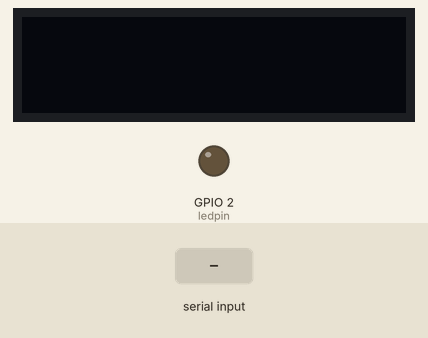
This program was run on a simulated ESP32. Shown: 128×32 one-colour display, output pins drawn as LEDs (lit = HIGH). Dashed ring = blinking. Inputs (shaded band) come from the test bench. WiFi joins after 1.5 s; servers stay silent unless stated; the Firebase database answers and starts empty; what the program prints to the serial monitor is not drawn.

Above: at 0.1 s.
At 4.4 s:
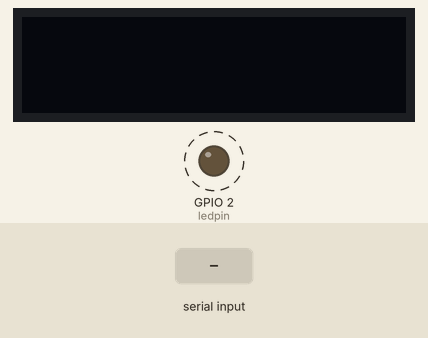
4.8 s: "90,45\n" received over the second serial link
Timing chart, 0 to 12.5 s (numbered marks = the images above; inputs shaded):
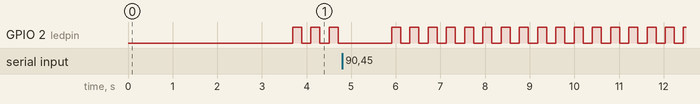

The program:

main.cpp
```cpp
#include <WiFi.h>//ESP אשר בעזרתה ניתן לתקשר עם ה  WIFIספריית ה
#include <FirebaseESP32.h>//Firebase ל FirebaseESP32 הספרייה המשלבת בין
#include <Wire.h>//I2C המאפשרת תקשורת של  Wire ספריית ה
#include <Adafruit_GFX.h>//אשר מספקת פונקציות גרפיות לתצוגות Adafruit Graphics ספריית ה
#include <Adafruit_SSD1306.h>//OLED בתצוגת  SSD1306 המשמשת לשליטת  Adafruit SSD1306 ספריית ה
// Provide the token generation process info.
#include <addons/TokenHelper.h>//פונקציות עזר נוספות לניהול אסימוני אימות
// Provide the RTDB payload printing info and other helper functions.
#include <addons/RTDBHelper.h>//Firebase פונקציות עזר נוספות המשמשות אינטרקציה עם מסד הנתונים במן אמת של

#define SCREEN_WIDTH 128 // הגדרת רוחב התצוגה כ128 פיקסלים
#define SCREEN_HEIGHT 32 // הגדרת גובה התצוגה כ 32 פיקסלים

// create an OLED display object connected to I2C
Adafruit_SSD1306 oled(SCREEN_WIDTH, SCREEN_HEIGHT, &Wire, -1);//הגדרת אוביקט חדש המאפשר לבצע פעולות על המסך

FirebaseAuth auth;//Auth בשם FirebaseAuth ספריית קלט של
FirebaseConfig config;//config בשם FirebaseConfig ספריית קלט של

// Assign the project host and api key
const char* FIREBASE_HOST = "koren-esp32-default-rtdb.europe-west1.firebasedatabase.app";//הגדרת כתובת המארח
const char* API_KEY = "AIzaSyCufBc900fpie6WrI2BtNXUlPCxetqM0v8";;//Firebase של ה  APIהגדרת מפתח ה
const char* WIFI_SSID ="Kinneret College";//הגדרת שם הרשת האלחוטית
const char* WIFI_PASSWORD = "";// הגדרת הסיסמא לרשת האחלוטית

#define ledpin 2//המחובר להדק 2 של המיקרוקונטרולר LED קבוע בשם
#define RXD2 16//המחובר להדק הקלט הפיזי של המיקרוקונטרולר RX קבוע בשם
#define TXD2 17//המחובר להדק הפלט הפיזי של המיקרוקונטרולר TX קבוע בשם

//Define Firebase Data objects
FirebaseData fbdo;//FirebaseData המשמש לביצוע פעולות קריאה וכתיבה בבסיס הנתונים של fbdo הגדרת משתנה בשם
int FromFB, FromAlt;// Firebase הגדרת 2 משתנים המשמשים כאחסון לערכים הנקראים מבסיס הנתונים של
bool a = false;//false הגדרת משתנה בוליאני אשר מוגדר כ
/* ------------- functions declaration ---------------------*/

void blink1();//אשר מבצעת פעולות הבהוב של הלד blink1 הגדרת פונקציה בשם
void ItoBin(int a, char* arr);//אשר מקבלת מספר שלם ומערך של תווים ItoBin הגדרת פונקצייה בשם
int binToDec(String a);//לבינארי a אשר ממירה את המשתנה  binToDec הגדרת פונקציה בשם


void setup() {
  pinMode(ledpin, OUTPUT);//הגדרת התקן זה כפלט
  Serial.begin(115200);//התחלת קריאה וכתיבת מידע ראשית מול המחשב בקצב של 115200 ביט לשנייה
  Serial2.begin(9600, SERIAL_8N1, RXD2, TXD2);//התחלת קריאה וכתיבה בקצב של 9600 ביט לשנייה, מציינים את התקני פלט וקלט
  // initialize OLED display with I2C address 0x3C
  if (!oled.begin(SSD1306_SWITCHCAPVCC, 0x3C)) {//אם הפעלת המסך נכשלת, התכנית תדפיס הודעת שגיאה
    Serial.println(F("failed to start SSD1306 OLED"));//ההודעת שגיאה
    while (1);//הגדרת לולאה אינסופית
  }

  delay(2000);         // wait two seconds for initializing//הגדרת השהייה של ההרצה של 2 שניות


  while (Serial2.available()) {//כל עוד יש נתנוים זמינים הלולאה תמשיך
    FromAlt = Serial2.read();//FromAlt הנתונים נשמרים במשתנה


    delay(2);//הגדרת השהייה של ההרצה ל2  מילי שניות
  }

  WiFi.begin(WIFI_SSID, WIFI_PASSWORD);//פקודה אשר מתחברת לאינטרנט
  Serial.print("Connecting to Wi-Fi");//הדפס הודעה שמחובר לאינטרנט
  while (WiFi.status() != WL_CONNECTED) {//לולאה הממתינה עד שניהיה התחברות לאינטרנט
    Serial.print(".");//הדפסת נקודה בכל תהליך של ההתחברות
    delay(300);//השהייה של 0.3 שניות ין כל נקודה המודפסת
  }
  Serial.println();//הדפסת שורה ריקה
  Serial.print("Connected with IP: ");//Connected with IP: הדפסת המחרוזת
  Serial.println(WiFi.localIP());//הדפסת כתובת אינטרנט
  Serial.println();//הדפסת שורה ריקה

  // Assign the project host and api key
  config.host = FIREBASE_HOST;//FIREBASE_HOST כמשתנה קבוע הנקרא  Firebase של השרת URL קובע את כתובת ה
  config.api_key = API_KEY;//API_KEY כמשתנה קבוע הנקרא  Firebase של ה  API קובע את המפתח
  config.token_status_callback = tokenStatusCallback;//tokenStatusCallback הגדרת פונקציית הקריאה החוזרת כמשתנה קבוע בשם

  Firebase.reconnectWiFi(true);//פעולה המפעילה מחדש את החיבור לאינטרנט
  if (Firebase.signUp(&config, &auth, "", "")) {//בודקים את נוצר חיבור
    Serial.println("ok");//אם החיבור נוצר בהצלחה ok הדפסת
  }

  Firebase.begin(&config, &auth);//פונקציה זו מאתחלת את החיבור והשירות של המיקרו בקר

}
void loop() {
  if (Firebase.getInt(fbdo, "tofb2/value")) {//אם כן הערך נשמר, Firebase בדיקה אם הפונקציה הצליחה לקרוא את הנתונים ב
    FromFB = fbdo.intData();//פעולה זו מתרגמת את הערך לערך מספרי
  }
  delay(2);//השהייה של 2 מילי שניות

  if (Serial2.available()) {//בדיקה האם ישנם נתונים זמינים לקריאה
    Serial2.write(FromFB);//Serial2 דרך הדק  FromFB אם כן אז תשלח את ערך המשתנה
    // Write data to Firebase when data is available from Serial2
  }
  delay(2);//השהייה של 2 מילי שניות

  while (Serial2.available()) {//בדיקה אם יש נתונים זמיני לקריאה
    FromAlt = Serial2.read();//Serial2 הפקודמה מקריאה את הנתונים הזמינים מפורט
    delay(5);//השהייה של 5 מילי שניות
    Serial.println(FromAlt);//למסך הטרמינל Serial2 הדפסת הערכין מפורט
    if(Firebase.setInt(fbdo, "tofb", FromAlt))//Firebase בדיקה האם התוכנית הצליחה לשלוח את הערכים מהפורט הסידורי לבסיס הנתונים של
    {
    char arr[8]; // Declare as a local array//הגדרת מערך בגודל 8 תווים
    ItoBin(FromAlt, arr);//פונקצייה אשר ממירה את הערך שנקרא לערך בינארי
    String waterH = String(arr[0]) + String(arr[1]) + String(arr[2]) +  String(arr[3]);//שרשור בין הערכים של החיישן גובה מים המגיעים מהמערך
    int waterH2 = binToDec(waterH);//waterH2 משנים את ערך המחרוזת לערך מספר שלם בעזרת הפונקציה ומכניסים למשתנה
    Serial.print("water level: ");//"water level: " הדפסת הטקסט
    Serial.println(waterH2);//בשורה חדשה waterH2 הדפסת ערכי המשתנה
    delay(5);//השהייה של 5 מילי שניות
    String moist = String(arr[4]) + String(arr[5]) + String(arr[6]) +  String(arr[7]);//שרשור בין הערכים של החיישן לחות המגיעים מהמערך
    int moist2 = binToDec(moist);//פונקצייה אשר אשר ממירה את המחרוזת הבינארית למספר שלם
    Serial.print("moisture: ");//"moisture: " הדפסת הטקסט
    Serial.println(moist2);//בשורה חדשה moist2 הדפסת ערכי המשתנה
    delay(5);//השהייה של 5 מילי שניות
    }
    // Write data to Firebase when data is available from Serial2
  }
  fbdo.clear();//איפוס המשתנה, על מנת שיהיה אפשר להכניס לו ערכים חדשים
  blink1();//פונקצייה הגורמת להבהוב הלד
  delay(50);//השהייה של 50 מילי שניות
}


void blink1() {//הפונקצייה משנה ערך של משתנה להפוך ממנו
  a = not a;// המשתנה שווה להפך ממנו
  if (a == true) {//נכון a בודקים אם
    digitalWrite(ledpin, HIGH);//אם כן נפעיל את הפינה הדיגיטלית המסומנת על ידי המשתמש

  }
  else {//אם לא
    digitalWrite(ledpin, LOW);//נכבה את הפינה הדיגיטלית

  }
}

void ItoBin(int a, char* arr) {//הגדרה של פונקצייה המקבלת 2 ארגומנטים
  int b = a; // Use a different variable name to avoid conflict//a הגדרת משתנה השווה ל
  int i = 0;// הגדרת משתנה השווה ל0

  for (int bit = 128; bit >= 1; bit = bit / 2) {//לולאה העוברת ובודקת את כל התווים של המספר,מהתו הראשון לאחרון
    if ((b - bit) >= 0) {//בודקים אם המשתנה פחות התו שווה או גדול מ0
      arr[i] = '1';// אם כן התו במיקום שווה ל 1
      b -= bit;//הגדרת המשתנה כשווה לעצמו פחות התו
    } else {//אם לא
      arr[i] = '0';// התו במיקום שווה ל0
    }
    i++;//העלת המונה לולאה
  }
}

int binToDec(String a) {//פונקציה המקבלת מחרוזת כארגומנט ומחזירה את הערך העשרוני שלו
  int decVal = 0;//ואיפוסו decVal הגדרת משתנה בשם

  for (int i = 0; i < a.length(); i++) {//לולאה העוברת על כל תו במערך
    int bit = a.charAt(i) - '0'; // ממיר את התו למספר
    decVal = decVal * 2 + bit; // מעדכן את הערך העשרוני
  }

  return decVal;//מחזירה את הערך העשרוני של המספר
}
```

Measured:
- by itself, GPIO 2 (ledpin): alternates HIGH for 0.20 s and LOW for 0.20 s
